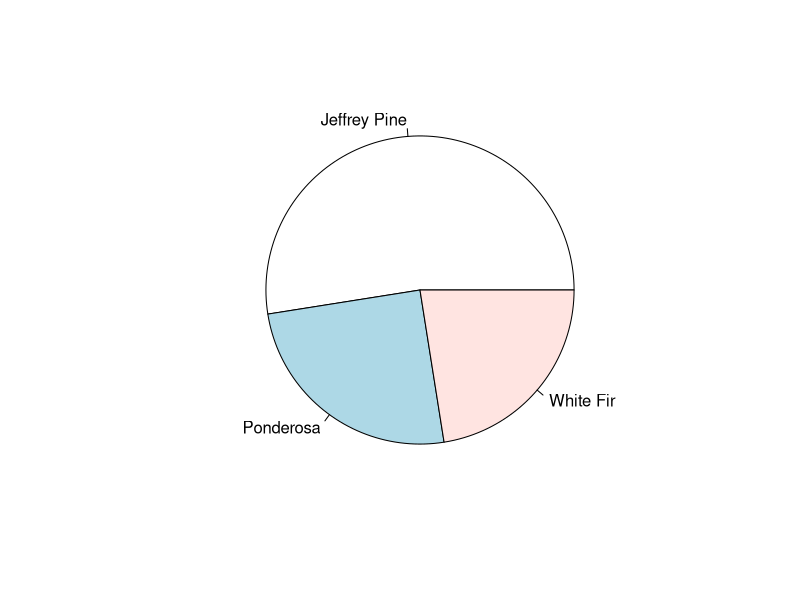
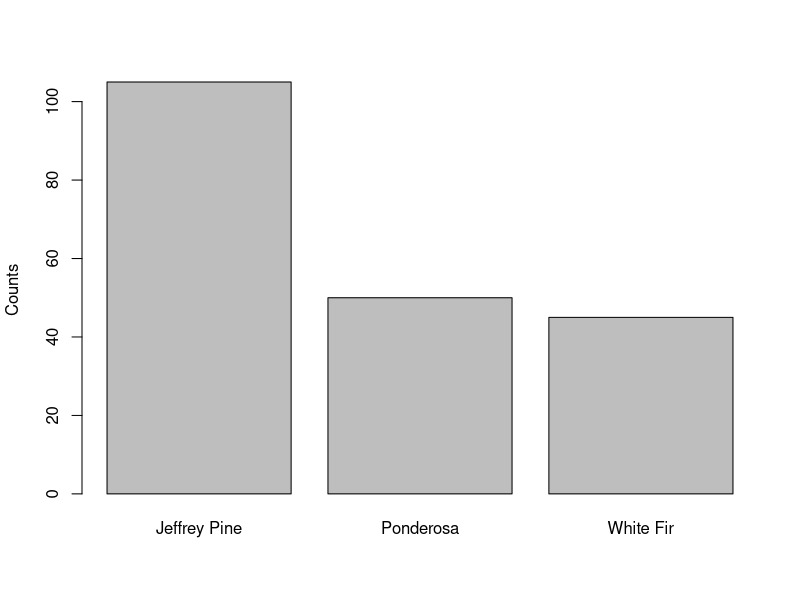

Reproduce these figures in R, in order.
# Pie chart

# Create Data
tree_data <- c(105, 50, 45)
tree_labels <- c("Jeffrey Pine", "Ponderosa", "White Fir")

# Make the default Pie Plot
dev.new()
pie(tree_data, labels=tree_labels)

# And a bar chart
barplot(height=tree_data, names=tree_labels, ylab="Counts")